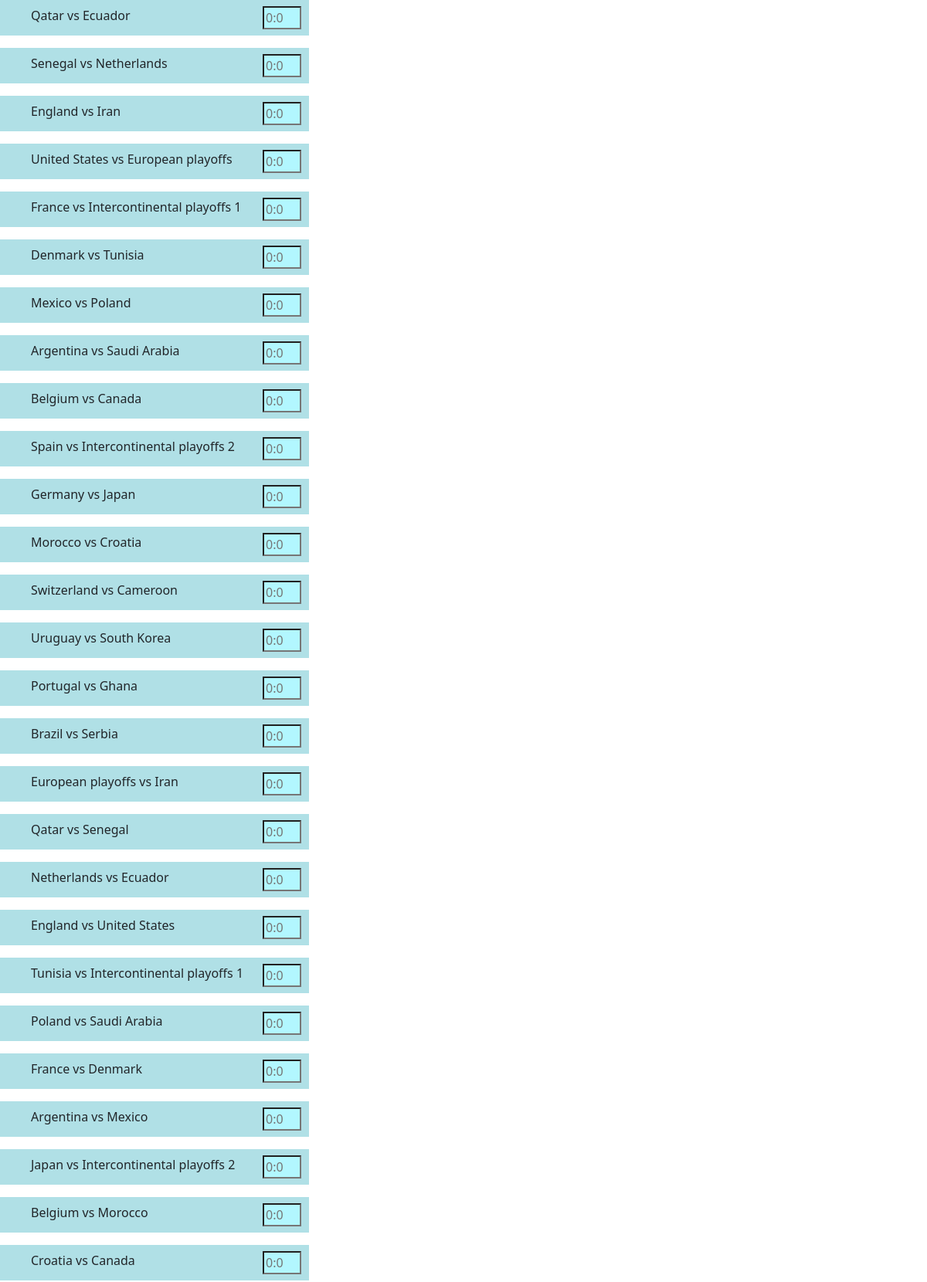
/user_predictions/ (signed in, upper part), run on the app's committed database.
### matches/models.py (models this page shows)
class Match(models.Model):
    match_group = models.CharField(("Group"), max_length=1)
    match_date = models.DateField(("Date"))
    match_time = models.TimeField(("Time"))
    team_1 = models.CharField(("Home"), max_length=50)
    team_2 = models.CharField(("Away"), max_length=50)
    def __str__(self):
        return (str(self.pk) + ' ' + self.team_1 + ' vs ' + self.team_2)
    class Meta:
        verbose_name_plural = "Matches"

### predictions/views.py (the view)
# urls.py: path('user_predictions/', predictviews.user_predictions, name='user_predictions'),
def user_predictions(request):
    if request.user.is_authenticated:
        if request.method == 'GET':
            matches = Match.objects.all()
            return render(request, 'predictions/user_predictions.html',
                          {'matches': matches, 'form': UserPredictionForm()})
        else:
            matches = Match.objects.all()
            for match in matches:
                if request.POST[str(matches)] == True:
                    prediction = UserPrediction
    else:
        return redirect('userlogin')

### predictions/forms.py
class UserPredictionForm(ModelForm):
    class Meta:
        model = UserPrediction
        fields = ['match', 'team_1_goals', 'team_2_goals']

### predictions/templates/predictions/user_predictions.html (shortened to what this page needs)
<link href="https://cdn.jsdelivr.net/npm/bootstrap@5.2.0-beta1/dist/css/bootstrap.min.css" rel="stylesheet">
<body>
    <form method="POST">
    {% for match in matches %}
    <ul id="MianContainer">
        <li class="d-flex flex-row mb-3">
            <div id="TeamsContainer" class="p-2">{{ match.team_1 }} vs {{ match.team_2 }}</div>
            <div class="d-inline-flex p-2">
                <input id="ResultContainer" name="{{ match }}" placeholder="0:0">
            </div>
        </li>
    </ul>
    {% endfor %}
    </form>
</body>

### predictions/templates/predictions/user_predictions.html (style rules this page uses)
#MianContainer { width: 400; background-color: powderblue; }
#TeamsContainer { width: 300; background-color: powderblue; }
#ResultContainer { width: 50; background-color: #b2f7ff; }

### data on the page
Match: team_1 "Qatar", team_2 "Ecuador"
Match: team_1 "Senegal", team_2 "Netherlands"
Match: team_1 "England", team_2 "Iran"
Match: team_1 "United States", team_2 "European playoffs"
Match: team_1 "France", team_2 "Intercontinental playoffs 1"
Match: team_1 "Denmark", team_2 "Tunisia"
Match: team_1 "Mexico", team_2 "Poland"
Match: team_1 "Argentina", team_2 "Saudi Arabia"
Match: team_1 "Belgium", team_2 "Canada"
Match: team_1 "Spain", team_2 "Intercontinental playoffs 2"
Match: team_1 "Germany", team_2 "Japan"
Match: team_1 "Morocco", team_2 "Croatia"
Match: team_1 "Switzerland", team_2 "Cameroon"
Match: team_1 "Uruguay", team_2 "South Korea"
Match: team_1 "Portugal", team_2 "Ghana"
Match: team_1 "Brazil", team_2 "Serbia"
Match: team_1 "European playoffs", team_2 "Iran"
Match: team_1 "Qatar", team_2 "Senegal"
Match: team_1 "Netherlands", team_2 "Ecuador"
Match: team_1 "England", team_2 "United States"
Match: team_1 "Tunisia", team_2 "Intercontinental playoffs 1"
Match: team_1 "Poland", team_2 "Saudi Arabia"
Match: team_1 "France", team_2 "Denmark"
Match: team_1 "Argentina", team_2 "Mexico"
Match: team_1 "Japan", team_2 "Intercontinental playoffs 2"
Match: team_1 "Belgium", team_2 "Morocco"
Match: team_1 "Croatia", team_2 "Canada"
